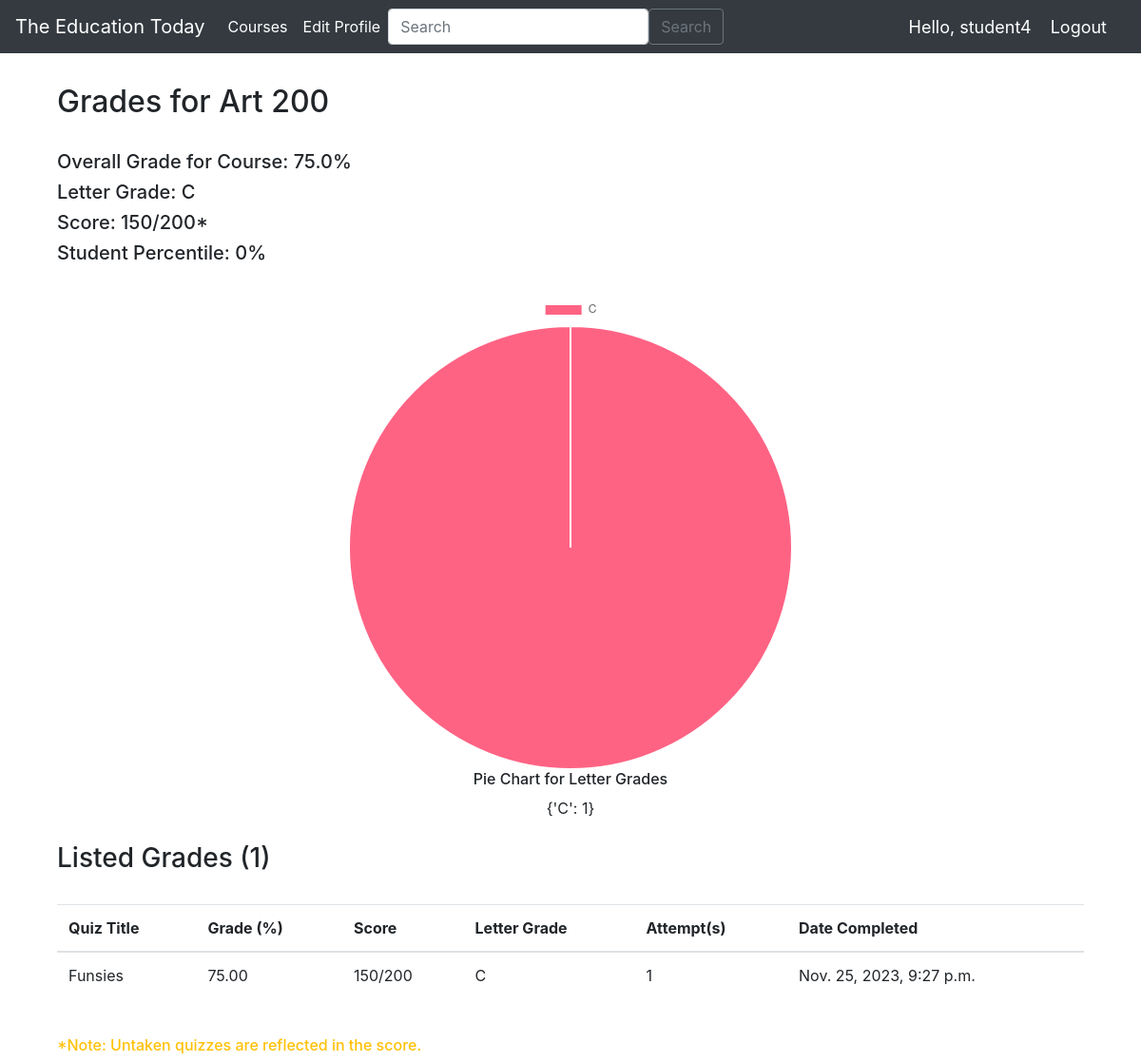
/students/courses/3/grades/ (signed in), run on the app's committed database.
### teachers/models.py (models this page shows, shortened)
class Course(models.Model):
    id = models.AutoField(primary_key=True)
    name = models.CharField(max_length=120)
    subject_name = models.CharField(max_length=255, default="Intro to Art History")
    teacher = models.ForeignKey(User, on_delete=models.CASCADE)
    created_at = models.DateTimeField(auto_now_add=True)
    points = models.PositiveIntegerField(default=0)

class Grade(models.Model):
    id = models.AutoField(primary_key=True)
    quiz = models.ForeignKey(Quiz, on_delete=models.CASCADE)
    student = models.ForeignKey(User, on_delete=models.CASCADE)
    grade = models.DecimalField(max_digits=5, decimal_places=2, default=0.0)
    user_score = models.PositiveIntegerField(default=0)
    max_score = models.PositiveIntegerField(default=1)
    attempts = models.PositiveIntegerField(default=0)
    date_added = models.DateTimeField(default=datetime.now)

class Quiz(models.Model):
    id = models.AutoField(primary_key=True)
    course = models.ForeignKey(Course, on_delete=models.CASCADE, null=True, default=1)
    title = models.CharField(max_length=255)
    author = models.ForeignKey(User, on_delete=models.CASCADE)
    date_added = models.DateTimeField(auto_now_add=True)
    weight = models.IntegerField(default=100)

### students/views.py (the view)
# urls.py: path('courses/<int:course_id>/grades/', views.grades, name="grades"),
def grades(request, course_id):
    course = Course.objects.get(pk=course_id)
    quizzes = Quiz.objects.filter(course=course).order_by('-date_added')
    grades = Grade.objects.filter(quiz__in=quizzes, student=request.user).order_by('quiz__date_added')
    max_score = 0
    for quiz in quizzes:
        max_score += quiz.weight
    print(f"max_score: {max_score}")
    overall_score = sum(grade.user_score for grade in grades)
    overall_grade = round((overall_score/max_score)*100, 2)
    print(f"overall percentage: {overall_grade}")
    all_students_grades = [grade.grade for grade in Grade.objects.filter(quiz__in=quizzes).exclude(student=request.user)]
    student_percentile = round(calculate_percentile(overall_grade, all_students_grades),2)
    letter_grades = [get_letter_grade(grade.grade) for grade in grades]
    letter_grade_counts = dict(Counter(letter_grades))
    grade_count = grades.count()
    context = {
        "course": course,
        "quizzes": quizzes,
        "grades": grades,
        "overall_score": overall_score,
        "max_score": max_score,
        "overall_grade": overall_grade,
        "letter_grade_counts": letter_grade_counts,
        "student_percentile": student_percentile,
        "grade_count": grade_count,
    }
    return render(request, "students/grades.html", context)

### students/views.py (called while the page is built)
def get_letter_grade(percentage):
    if percentage >= 90:
        return "A"
    elif percentage >= 80:
        return "B"
    elif percentage >= 70:
        return "C"
    elif percentage >= 60:
        return "D"
    else:
        return "F"

def calculate_percentile(value, data):
    count_below = sum(1 for x in data if x <= value)
    return (count_below / len(data)) * 100 if data else 0

### students/templates/students/grades.html (shortened to what this page needs)
{% extends 'students/base.html' %}
{% block content %}
<div class="container my-2">
    <div id="contentwrapper">
        <div id="content">
            <div class="container my-2">
                <div id="contentwrapper">
                    <div id="content"><br/>
                        <h2>Grades for {{ course.name }}</h2>
                        <br/>
                        {% if grades %}
                            <h5>Overall Grade for Course: {{ overall_grade }}%</h5>
                            {% if overall_grade >= 90 %}
                                <h5>Letter Grade: A</h5>
                            {% elif overall_grade >= 80 %}
                                <h5>Letter Grade: B</h5>
                            {% elif overall_grade >= 70 %}
                                <h5>Letter Grade: C</h5>
                            {% elif overall_grade >= 60 %}
                                <h5>Letter Grade: D</h5>
                            {% else %}
                                <h5>Letter Grade: F</h5>
                            {% endif %}
                            <h5>Score: {{ overall_score }}/{{ max_score }}*</h5>
                            <h5>Student Percentile: {{ student_percentile }}%</h5>
                            <br/>
                            <center><canvas id="letterGradeChart" width="500" height="500"></canvas></center>
                            <center><h6>Pie Chart for Letter Grades</h6></center>
                            <center>{{ letter_grade_counts }}</center>
                            <br/>
                            <h3>Listed Grades ({{ grade_count }})</h3>
                            <br/>
                            <table class="table">
                                <thead>
                                    <tr>
                                        <th>Quiz Title</th>
                                        <th>Grade (%)</th>
                                        <th>Score</th>
                                        <th>Letter Grade</th>
                                        <th>Attempt(s)</th>
                                        <th>Date Completed</th>
                                    </tr>
                                </thead>
                                <tbody>
                                    {% for grade in grades %}
                                        <tr>
                                            <td>{{ grade.quiz.title }}</td>
                                            <td>{{ grade.grade }}</td>
                                            <td>{{ grade.user_score }}/{{ grade.quiz.weight }}</td>
                                            <td>
                                                {% if grade.grade >= 90 %}
                                                    A
                                                {% elif grade.grade >= 80 %}
                                                    B
                                                {% elif grade.grade >= 70 %}
                                                    C
                                                {% elif grade.grade >= 60 %}
                                                    D
                                                {% else %}
                                                    F
                                                {% endif %}
                                            </td>
                                            <td>{{ grade.attempts }}</td>
                                            <td>{{ grade.date_added }}</td>
                                        </tr>
                                    {% endfor %}
                                </tbody>
                            </table>
                        {% else %}
                            <p>No grades available for this course.</p>
                        {% endif %}
                    </div>
                    <br/>
                    <h6 class="text-warning">*Note: Untaken quizzes are reflected in the score.</h6>
                </div>
            </div>
        </div>
    </div>
</div>
<script>
    // JavaScript code for rendering the pie chart
    var ctx = document.getElementById('letterGradeChart').getContext('2d');
    var letterGradeCounts = {{ letter_grade_counts|safe }};
    var data = Object.values(letterGradeCounts);
    var labels = Object.keys(letterGradeCounts);
    var myPieChart = new Chart(ctx, {
        type: 'pie',
        data: {
            datasets: [{
                data: data,
                backgroundColor: ['#FF6384', '#36A2EB', '#FFCE56', '#4CAF50', '#FF9800'],
            }],
            labels: labels,
        },
        options: {
            responsive: false,
            maintainAspectRatio: false,
            aspectRatio: 1,
            plugins: {
                datalabels: {
                    color: '#fff',
                    font: {
                        size: '14',
                    },
                    formatter: function (value, context) {
                        var dataset = context.dataset;
                        var total = dataset.data.reduce(function (previousValue, currentValue, currentIndex, array) {
                            return previousValue + currentValue;
                        });
                        var currentValue = dataset.data[context.dataIndex];
                        var percentage = ((currentValue / total) * 100).toFixed(2); // Ensure two decimal places
                        return percentage + '%'; // Include the percentage sign
                    },
                },
            },
        },
    });
</script>
{% endblock %}

### students/templates/students/navbar.html (shortened to what this page needs)
{% load static %}
<nav class="navbar navbar-expand-lg navbar-dark bg-dark">
    <a class="navbar-brand" href="{% url 'students:main' %}">The Education Today</a>
    <div class="collapse navbar-collapse" id="navbarNav">
      <ul class="navbar-nav">
        <li class="nav-item active">
          <a class="nav-link" href="{% url 'students:courses' %}">Courses</a>
        </li>
      <li class="nav-item active">
        <a class="nav-link" href="{% url 'students:edit_profile' %}">Edit Profile</a>
      </li>
      </ul>
      <form class="d-flex" method="POST" action="{% url 'students:search' %}">
        <input class="form-control me-2" type="search" placeholder="Search" aria-label="Search" name="searched">
        <button class="btn btn-outline-secondary" type="submit">Search</button>
      </form>
    </div>
    {% if user.is_authenticated %}
    <span class="hello-msg"> Hello, {{request.user}} </span>
    <span><a class="hello-msg" href="{% url 'account:signout' %}">Logout</a></span>
    {% endif %}
  </nav>

### students/templates/students/navbar.html (style rules this page uses)
.hello-msg { font-size: 18px; color: #fff; margin-right: 20px }

### data on the page
Course: name "Art 200"
Grade: quiz "Funsies", grade "75.00", user_score "150", quiz.weight "200", shows "C", attempts "1", date_added "Nov. 25, 2023, 9:27 p.m."

### other printed values
{{ request.user }} "student4"
{{ overall_grade }} "75.0"
{{ overall_score }} "150"
{{ max_score }} "200"
{{ student_percentile }} "0"
{{ letter_grade_counts }} "{'C': 1}"
{{ grade_count }} "1"
